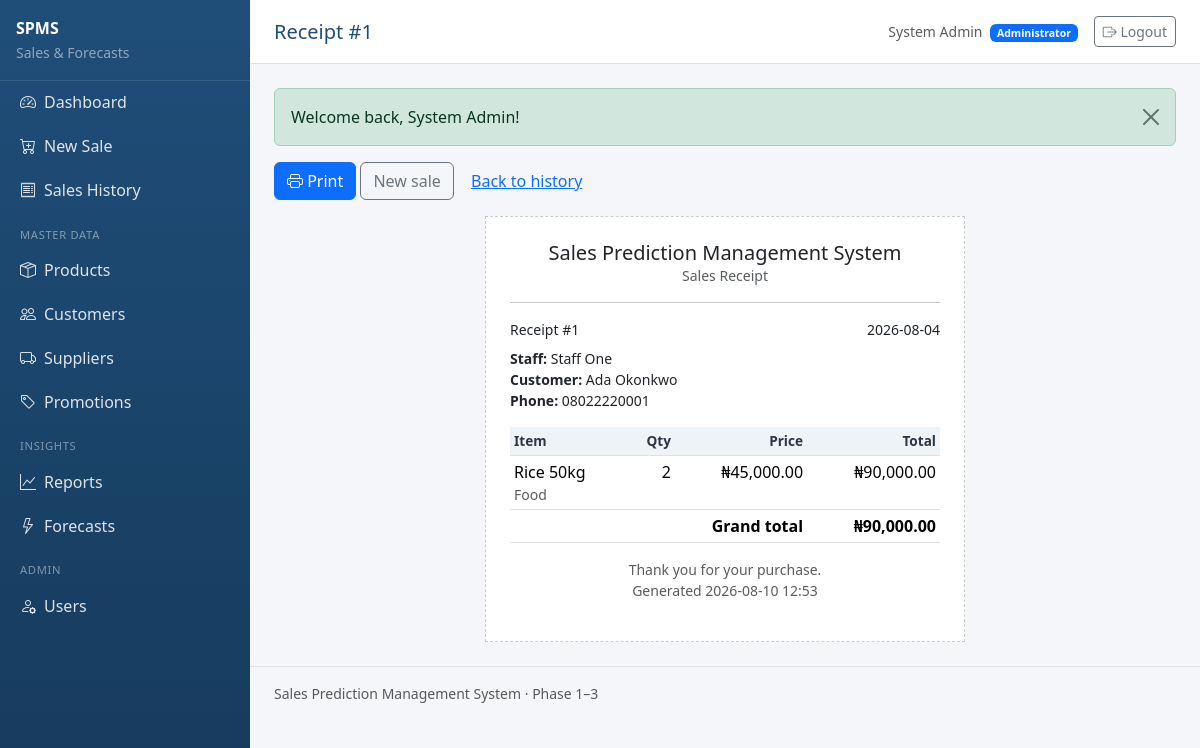
/web/public/index.php?page=receipt&id=1 (signed in), run on the app's committed database.
### tables this page shows
CREATE TABLE sales (
  id INT UNSIGNED AUTO_INCREMENT PRIMARY KEY,
  product_id INT UNSIGNED NOT NULL,
  customer_id INT UNSIGNED NULL,
  staff_id INT UNSIGNED NOT NULL,
  quantity INT NOT NULL,
  unit_price DECIMAL(12,2) NOT NULL,
  total DECIMAL(12,2) NOT NULL,
  sale_date DATE NOT NULL,
  created_at TIMESTAMP NOT NULL DEFAULT CURRENT_TIMESTAMP,
  CONSTRAINT fk_sales_product
    FOREIGN KEY (product_id) REFERENCES products(id)
    ON DELETE RESTRICT ON UPDATE CASCADE,
  CONSTRAINT fk_sales_customer
    FOREIGN KEY (customer_id) REFERENCES customers(id)
    ON DELETE SET NULL ON UPDATE CASCADE,
  CONSTRAINT fk_sales_staff
    FOREIGN KEY (staff_id) REFERENCES users(id)
    ON DELETE RESTRICT ON UPDATE CASCADE,
  INDEX idx_sales_date (sale_date),
  INDEX idx_sales_product (product_id)
);

CREATE TABLE users (
  id INT UNSIGNED AUTO_INCREMENT PRIMARY KEY,
  name VARCHAR(120) NOT NULL,
  email VARCHAR(160) NOT NULL UNIQUE,
  password_hash VARCHAR(255) NOT NULL,
  role ENUM('admin', 'manager', 'staff') NOT NULL DEFAULT 'staff',
  is_active TINYINT(1) NOT NULL DEFAULT 1,
  created_at TIMESTAMP NOT NULL DEFAULT CURRENT_TIMESTAMP
);

CREATE TABLE customers (
  id INT UNSIGNED AUTO_INCREMENT PRIMARY KEY,
  name VARCHAR(160) NOT NULL,
  phone VARCHAR(40) NULL,
  email VARCHAR(160) NULL,
  address VARCHAR(255) NULL,
  created_at TIMESTAMP NOT NULL DEFAULT CURRENT_TIMESTAMP
);

CREATE TABLE products (
  id INT UNSIGNED AUTO_INCREMENT PRIMARY KEY,
  name VARCHAR(160) NOT NULL,
  category VARCHAR(100) NULL,
  unit_price DECIMAL(12,2) NOT NULL DEFAULT 0.00,
  stock_qty INT NOT NULL DEFAULT 0,
  reorder_level INT NOT NULL DEFAULT 10,
  supplier_id INT UNSIGNED NULL,
  is_active TINYINT(1) NOT NULL DEFAULT 1,
  created_at TIMESTAMP NOT NULL DEFAULT CURRENT_TIMESTAMP,
  CONSTRAINT fk_products_supplier
    FOREIGN KEY (supplier_id) REFERENCES suppliers(id)
    ON DELETE SET NULL ON UPDATE CASCADE
);

### web/public/index.php (called while the page is built, shortened)
<?php
require_once __DIR__ . '/../includes/bootstrap.php';
require_once __DIR__ . '/../includes/layout.php';
$page = (string) ($_GET['page'] ?? 'dashboard');
$routes = [
    'login'       => __DIR__ . '/../modules/auth/login.php',
    'logout'      => __DIR__ . '/../modules/auth/logout.php',
    'dashboard'   => __DIR__ . '/../modules/dashboard/index.php',
    'products'    => __DIR__ . '/../modules/products/index.php',
    'customers'   => __DIR__ . '/../modules/customers/index.php',
    'suppliers'   => __DIR__ . '/../modules/suppliers/index.php',
    'users'       => __DIR__ . '/../modules/users/index.php',
    'promotions'  => __DIR__ . '/../modules/promotions/index.php',
    'sales'       => __DIR__ . '/../modules/sales/history.php',
    'sales_new'   => __DIR__ . '/../modules/sales/new.php',
    'receipt'     => __DIR__ . '/../modules/sales/receipt.php',
    'reports'     => __DIR__ . '/../modules/reports/index.php',
    'forecasts'   => __DIR__ . '/../modules/forecasts/index.php',
];
try {
    require $routes[$page];
} catch (PDOException $e) {
    http_response_code(500);
    $msg = 'Database error. Check that MySQL is running and you imported schema.sql + seed.sql. '
        . 'Also verify web/config/database.php credentials.';
    if (is_logged_in()) {
        render_header('Error');
        echo '<div class="alert alert-danger">' . e($msg) . '</div>';
        echo '<pre class="small text-muted">' . e($e->getMessage()) . '</pre>';
        render_footer();
    } else {
        render_login_header('Error');
        echo '<div class="alert alert-danger">' . e($msg) . '</div>';
        render_login_footer();
    }
}

### web/includes/helpers.php (called while the page is built, shortened)
<?php
function e(?string $value): string
{
    return htmlspecialchars((string) $value, ENT_QUOTES | ENT_SUBSTITUTE, 'UTF-8');
}
function money(float|int|string $amount): string
{
    return '₦' . number_format((float) $amount, 2);
}
function base_url(string $path = ''): string
{
    $script = $_SERVER['SCRIPT_NAME'] ?? '/index.php';
    $dir = rtrim(str_replace('\\', '/', dirname($script)), '/');
    $path = ltrim($path, '/');
    return $dir . '/' . $path;
}
function url(string $page, array $params = []): string
{
    $params = array_merge(['page' => $page], $params);
    return base_url('index.php?' . http_build_query($params));
}

### web/config/app.php (called while the page is built, shortened)
<?php
return [
    'name'              => 'Sales Prediction Management System',
    'short_name'        => 'SPMS',
    'timezone'          => 'Africa/Lagos',
    'ml_api_base'       => 'http://127.0.0.1:5000',
    'ml_retrain_secret' => 'change-me-spms-secret',
    'session_name'      => 'SPMSSESSID',
];

### web/includes/bootstrap.php (called while the page is built, shortened)
<?php
$appConfig = require __DIR__ . '/../config/app.php';
require_once __DIR__ . '/helpers.php';
function db(): PDO
{
    $cfg = require __DIR__ . '/../config/database.php';
    $dsn = sprintf(
        'mysql:host=%s;port=%s;dbname=%s;charset=%s',
        $cfg['host'],
        $cfg['port'],
        $cfg['dbname'],
        $cfg['charset']
    );
    $pdo = new PDO($dsn, $cfg['user'], $cfg['pass'], [
        PDO::ATTR_ERRMODE            => PDO::ERRMODE_EXCEPTION,
        PDO::ATTR_DEFAULT_FETCH_MODE => PDO::FETCH_ASSOC,
        PDO::ATTR_EMULATE_PREPARES   => false,
    ]);
    return $pdo;
}
function app_config(?string $key = null, mixed $default = null): mixed
{
    static $config = null;
    if ($config === null) {
        $config = require __DIR__ . '/../config/app.php';
    }
    return $config[$key] ?? $default;
}

### web/modules/sales/receipt.php (the view, shortened to what this page needs)
<?php
$id = (int) request('id', 0);
$stmt = db()->prepare(
    'SELECT s.*, p.name AS product_name, p.category,
            c.name AS customer_name, c.phone AS customer_phone,
            u.name AS staff_name
     FROM sales s
     JOIN products p ON p.id = s.product_id
     LEFT JOIN customers c ON c.id = s.customer_id
     JOIN users u ON u.id = s.staff_id
     WHERE s.id = ?'
);
$stmt->execute([$id]);
$sale = $stmt->fetch();
?>
<div class="no-print mb-3">
    <button class="btn btn-primary" onclick="window.print()">
        <i class="bi bi-printer"></i> Print
    </button>
    <a class="btn btn-outline-secondary" href="<?= e(url('sales_new')) ?>">New sale</a>
    <a class="btn btn-link" href="<?= e(url('sales')) ?>">Back to history</a>
</div>
<div class="receipt-box">
    <div class="text-center mb-3">
        <h2 class="h5 mb-0"><?= e(app_config('name')) ?></h2>
        <div class="text-muted small">Sales Receipt</div>
    </div>
    <hr>
    <div class="d-flex justify-content-between small mb-2">
        <span>Receipt #<?= (int) $sale['id'] ?></span>
        <span><?= e($sale['sale_date']) ?></span>
    </div>
    <div class="small mb-3">
        <div><strong>Staff:</strong> <?= e($sale['staff_name']) ?></div>
        <div><strong>Customer:</strong> <?= e($sale['customer_name'] ?? 'Walk-in') ?></div>
        <?php if (!empty($sale['customer_phone'])): ?>
            <div><strong>Phone:</strong> <?= e($sale['customer_phone']) ?></div>
        <?php endif; ?>
    </div>
    <table class="table table-sm">
        <thead>
        <tr>
            <th>Item</th>
            <th class="text-end">Qty</th>
            <th class="text-end">Price</th>
            <th class="text-end">Total</th>
        </tr>
        </thead>
        <tbody>
        <tr>
            <td>
                <?= e($sale['product_name']) ?>
                <?php if ($sale['category']): ?>
                    <div class="text-muted small"><?= e($sale['category']) ?></div>
                <?php endif; ?>
            </td>
            <td class="text-end"><?= (int) $sale['quantity'] ?></td>
            <td class="text-end"><?= e(money((float) $sale['unit_price'])) ?></td>
            <td class="text-end"><?= e(money((float) $sale['total'])) ?></td>
        </tr>
        </tbody>
        <tfoot>
        <tr>
            <th colspan="3" class="text-end">Grand total</th>
            <th class="text-end"><?= e(money((float) $sale['total'])) ?></th>
        </tr>
        </tfoot>
    </table>
    <p class="text-center text-muted small mb-0">Thank you for your purchase.</p>
    <p class="text-center text-muted small">Generated <?= e(date('Y-m-d H:i')) ?></p>
</div>

### web/public/assets/css/app.css (style rules this page uses)
:root { --spms-primary: #1f4e79; --spms-accent: #2e75b6; --sidebar-width: 250px; }
body { background: #f4f6f9; font-family: system-ui, -apple-system, "Segoe UI", Roboto, Arial, sans-serif; }
.table thead th { background: #eef3f8; color: #334; font-size: 0.85rem; white-space: nowrap; }
.receipt-box { max-width: 480px; margin: 0 auto; background: #fff; border: 1px dashed #ccc; padding: 1.5rem; }

### data on the page
sales: id "1", sale_date "2026-08-04", staff.name "Staff One", customer.name "Ada Okonkwo", customer.phone "08022220001", product.name "Rice 50kg", product.category "Food", quantity "2", unit_price "₦45,000.00", total "₦90,000.00"

### other printed values
$short "SPMS"
$title !== '' ? $title : 'Dashboard' "Receipt #1"
$user['name'] "System Admin"
role_label($user['role'] ?? 'staff') "Administrator"
$flash['message'] "Welcome back, System Admin!"
app_config('name') "Sales Prediction Management System"
